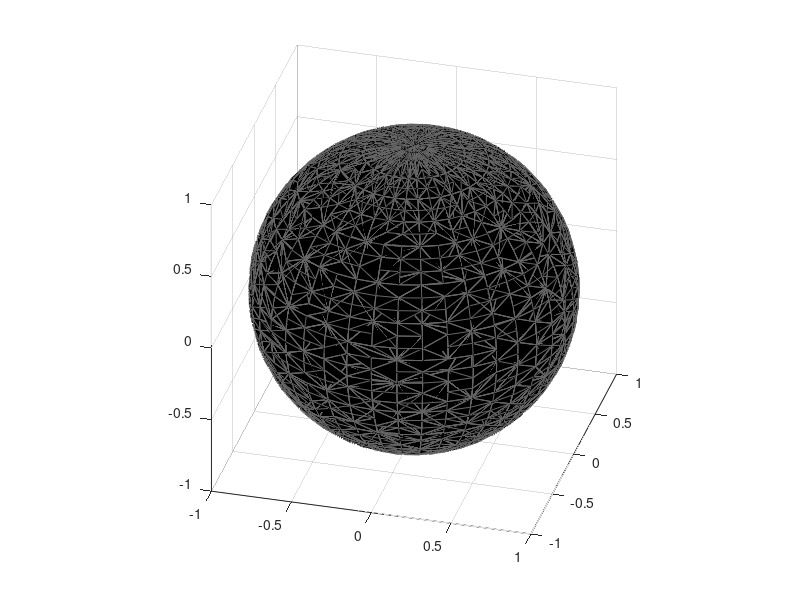

The MATLAB script that drew this image:
[x y z]=sphere(40);
tri = delaunay(x(:),y(:),z(:));
h=trisurf(tri,x,y,z); 
axis square
set(h,'FaceColor',[0 0 0], 'EdgeColor',[0.4 0.4 0.4]);
view(15,30);